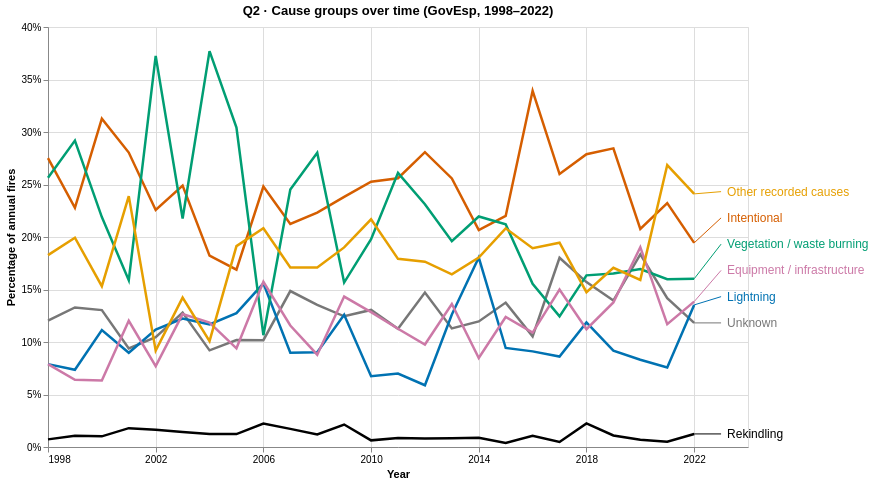

The cell this chart's notebook holds for it:
### Code cell
base = alt.Chart(trends).encode(
    x=alt.X("year:Q", title="Year", scale=alt.Scale(domain=[1998, 2023]), axis=alt.Axis(format="d", values=[1998, 2002, 2006, 2010, 2014, 2018, 2022])),
    y=alt.Y("share:Q", title="Percentage of annual fires", axis=alt.Axis(format=".0%"), scale=alt.Scale(zero=True)),
    color=alt.Color("group:N", legend=None, scale=alt.Scale(domain=cause_groups, range=["#d55e00", "#777777", "#0072b2", "#009e73", "#cc79a7", "#e69f00", "#000000"])),
    tooltip=[alt.Tooltip("group:N", title="Cause group"), "year:O", "fires:Q", alt.Tooltip("share:Q", title="Percentage", format=".1%")])
lines = base.mark_line(strokeWidth=2.5)
connectors = base.mark_rule(strokeWidth=1).encode(x2=alt.datum(2023), y2="label_share:Q").properties(data=ends)
labels = base.mark_text(align="left", dx=6, fontSize=12).encode(x=alt.datum(2023), y=alt.Y("label_share:Q", title="Percentage of annual fires"), text="group:N").properties(data=ends)
group_chart = (lines + connectors + labels).properties(width=700, height=420, title="Q2 · Cause groups over time (GovEsp, 1998–2022)")
spec = group_chart.to_dict()
spec["$schema"] = "https://vega.github.io/schema/vega-lite/v5.json"
display({"application/vnd.vegalite.v5+json": spec, "text/html": group_chart.to_html()}, raw=True)

### Figure 1 — Vega-Lite specification as saved in the notebook (floating-point values rounded to 4 significant figures; data arrays with more than 128 entries replaced by an {"elided": "..."} marker saying what was removed)
{"config": {"view": {"continuousWidth": 300, "continuousHeight": 300}}, "layer": [{"data": {"name": "data-415c6cea2c0bbf99c83959a2d20a4634"}, "mark": {"type": "line", "strokeWidth": 2.5}, "encoding": {"color": {"field": "group", "legend": null, "scale": {"domain": ["Intentional", "Unknown", "Lightning", "Vegetation / waste burning", "Equipment / infrastructure", "Other recorded causes", "Rekindling"], "range": ["#d55e00", "#777777", "#0072b2", "#009e73", "#cc79a7", "#e69f00", "#000000"]}, "type": "nominal"}, "tooltip": [{"field": "group", "title": "Cause group", "type": "nominal"}, {"field": "year", "type": "ordinal"}, {"field": "fires", "type": "quantitative"}, {"field": "share", "format": ".1%", "title": "Percentage", "type": "quantitative"}], "x": {"axis": {"format": "d", "values": [1998, 2002, 2006, 2010, 2014, 2018, 2022]}, "field": "year", "scale": {"domain": [1998, 2023]}, "title": "Year", "type": "quantitative"}, "y": {"axis": {"format": ".0%"}, "field": "share", "scale": {"zero": true}, "title": "Percentage of annual fires", "type": "quantitative"}}}, {"data": {"name": "data-108deedaf4d102d1cd9c0b917ffc9473"}, "mark": {"type": "rule", "strokeWidth": 1}, "encoding": {"color": {"field": "group", "legend": null, "scale": {"domain": ["Intentional", "Unknown", "Lightning", "Vegetation / waste burning", "Equipment / infrastructure", "Other recorded causes", "Rekindling"], "range": ["#d55e00", "#777777", "#0072b2", "#009e73", "#cc79a7", "#e69f00", "#000000"]}, "type": "nominal"}, "tooltip": [{"field": "group", "title": "Cause group", "type": "nominal"}, {"field": "year", "type": "ordinal"}, {"field": "fires", "type": "quantitative"}, {"field": "share", "format": ".1%", "title": "Percentage", "type": "quantitative"}], "x": {"axis": {"format": "d", "values": [1998, 2002, 2006, 2010, 2014, 2018, 2022]}, "field": "year", "scale": {"domain": [1998, 2023]}, "title": "Year", "type": "quantitative"}, "x2": {"datum": 2023}, "y": {"axis": {"format": ".0%"}, "field": "share", "scale": {"zero": true}, "title": "Percentage of annual fires", "type": "quantitative"}, "y2": {"field": "label_share"}}}, {"data": {"name": "data-108deedaf4d102d1cd9c0b917ffc9473"}, "mark": {"type": "text", "align": "left", "dx": 6, "fontSize": 12}, "encoding": {"color": {"field": "group", "legend": null, "scale": {"domain": ["Intentional", "Unknown", "Lightning", "Vegetation / waste burning", "Equipment / infrastructure", "Other recorded causes", "Rekindling"], "range": ["#d55e00", "#777777", "#0072b2", "#009e73", "#cc79a7", "#e69f00", "#000000"]}, "type": "nominal"}, "text": {"field": "group", "type": "nominal"}, "tooltip": [{"field": "group", "title": "Cause group", "type": "nominal"}, {"field": "year", "type": "ordinal"}, {"field": "fires", "type": "quantitative"}, {"field": "share", "format": ".1%", "title": "Percentage", "type": "quantitative"}], "x": {"datum": 2023}, "y": {"field": "label_share", "title": "Percentage of annual fires", "type": "quantitative"}}}], "height": 420, "title": "Q2 · Cause groups over time (GovEsp, 1998–2022)", "width": 700, "$schema": "https://vega.github.io/schema/vega-lite/v5.json", "datasets": {"data-415c6cea2c0bbf99c83959a2d20a4634": {"elided": "175 records"}, "data-108deedaf4d102d1cd9c0b917ffc9473": [{"year": 2022, "group": "Rekindling", "fires": 8, "share": 0.01244, "label_share": 0.01244}, {"year": 2022, "group": "Unknown", "fires": 76, "share": 0.1182, "label_share": 0.1182}, {"year": 2022, "group": "Lightning", "fires": 87, "share": 0.1353, "label_share": 0.1432}, {"year": 2022, "group": "Equipment / infrastructure", "fires": 89, "share": 0.1384, "label_share": 0.1682}, {"year": 2022, "group": "Vegetation / waste burning", "fires": 103, "share": 0.1602, "label_share": 0.1932}, {"year": 2022, "group": "Intentional", "fires": 125, "share": 0.1944, "label_share": 0.2182}, {"year": 2022, "group": "Other recorded causes", "fires": 155, "share": 0.2411, "label_share": 0.2432}]}}
